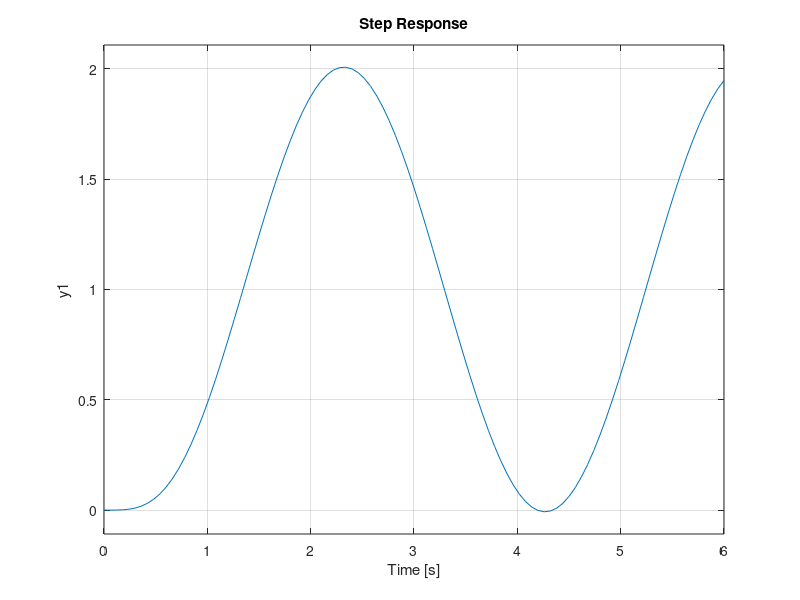

This chart was generated by the following MATLAB code:
clear
clc

k = 37.44;

%num = k;
%den = [1 5 17 13 0];
% sta
s = tf('s');
G = k / (s*(s+1)*(s^2+4*s+13));

den = 1 + G;

sys = G / den
%G = tf(num, den)

%rlocus(G)
step(sys)